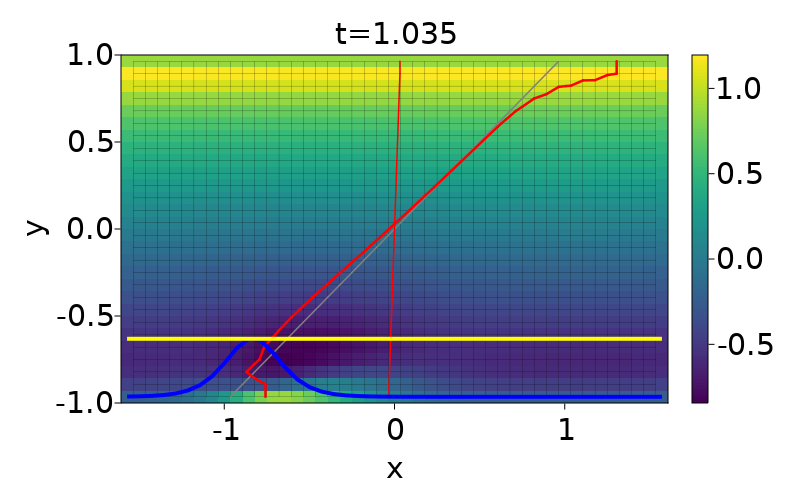

The script that saved this image:
using Revise, Flower
fontsize_theme = Theme(fontsize = 30)
set_theme!(fontsize_theme)


dx = 0.07
Ly = 2.
ny = floor(Int, Ly / dx)

Lx = pi
nx = floor(Int, Lx / dx)

dx= Lx/nx
dy= Ly/ny
@show nx,ny,dy

num = Numerical( # defined in types.jl
    # DDM parameters
    subdomains=2,
    overlaps=1,
    tolu=1e-8, # velocity
    tolp=1e-8, # pressure
    tolt=1e-8, # temperature
    x=LinRange(-Lx / 2, Lx / 2, nx + 1),
    y=LinRange(-Ly / 2, Ly / 2, ny + 1),
    # physical parameters
    Re=100.0,
    CFL=0.5, # backwards Euler
    max_iterations=30,
    u_inf=0.0,
    v_inf=1.0,
    save_every=1, #
    σ=1.0, # surface tension
    ϵ=0.05, # 
    g=0.0, # gravity
    β=0, # angle of inclination
    nb_reinit=ny,

    case="Nothing",
    shifted=-1.e-6,
    NB=4, # number of cells that the velocity is extended from the interface
    # Contact angle parameters
    Ca=0.1, # Capillary number
    λCA=3*dy, # slip lenght > dy 
    εCA=3*dx, # width
    θe=70.0, # prescribed contact angle
)

gp, gu, gv = init_meshes(num)
opS, opL, opC_TS, opC_TL, opC_pS, opC_pL, opC_uS, opC_uL, opC_vS, opC_vL, phS, phL, fwd, fwdL, fwdS = init_fields(num, gp, gu, gv)

# initial condition of the tracer 
tracer = gp.x .+ num.shifted

# default 
gu.θe[:,:] .= num.θe*pi/180.
gv.θe[:,:] .= num.θe*pi/180.
gp.θe[:,:] .= num.θe*pi/180.

# initial conditions
for i in 1:gu.nx
# velocity field with Couette profile u = y
    phL.u[:,i] .= gu.y[:,1]
end

for i in 1:gu.nx
    gu.θe[end, :] .= (i > gu.nx ÷ 2) ? 76.4 * π / 180.0 : 85.3 * π / 180.0
    gu.θe[1, :] .= (i > gu.nx ÷ 2) ? 85.3 * π / 180.0 : 76.4 * π / 180.0
end
for i in 1:gp.nx
    gp.θe[end, :] .= (i > gp.nx ÷ 2) ? 76.4 * π / 180.0 : 85.3 * π / 180.0
    gp.θe[1, :] .= (i > gp.nx ÷ 2) ? 85.3 * π / 180.0 : 76.4 * π / 180.0
end

@time run_forward_one_phase(num, gp, gu, gv, opL, opC_pL, opC_uL, opC_vL, phL, fwd, fwdL, tracer;
    periodic_x=true,
    BC_uL=Boundaries(
        left  =Boundary(t=per, f=periodic),
        right =Boundary(t=per, f=periodic),
        bottom=Boundary(t=nav, f=navier, val=0.0),
        top   =Boundary(t=nav, f=navier, val=0.0),
        ),
    BC_vL=Boundaries(
        left=  Boundary(t=per, f=periodic),
        right =Boundary(t=per, f=periodic),
        bottom=Boundary(t=nav, f=navier, val=0.0),
        top   =Boundary(t=nav, f=navier, val=0.0),
    ),
    BC_pL=Boundaries( # pressure 
        left  =Boundary(t=per, f=periodic),
        right =Boundary(t=per, f=periodic),
        bottom=Boundary(t=neu, f=neumann, val=0.0),
        top   =Boundary(t=neu, f=neumann, val=0.0),
    ),
    BC_u=Boundaries( # levelset/tracer 
        left  =Boundary(t=per, f=periodic),
        right =Boundary(t=per, f=periodic),
    ),
    advection=true,
    ns_advection=true,
    navier_stokes=true,
    levelset=true,
    verbose=true,
    adaptative_t=false,
    show_every=100
    )

time = num.max_iterations # time to plot figure 

yres = 500 # figure vertical resolutin
xres=yres*float(Lx/Ly)
fu = Figure(resolution = (xres, yres))
ax = Axis(fu[1, 1],title="t=$(round(fwd.t[time], digits=3))",xlabel="x",ylabel="y")
colsize!(fu.layout, 1, Aspect(1,float(Lx/Ly)))

hm = heatmap!(gu.x[1, :], gu.y[:, 1], fwdL.u[time, :, :]')
Colorbar(fu[1, 2], hm, label="u")

for x in gp.x[1, :]
    lines!(ax, [x, x], [minimum(gp.y), maximum(gp.y)], linewidth=0.2, color=:black)
end
for y in gp.y[:, 1]
    lines!(ax, [minimum(gp.x), maximum(gp.x)], [y, y], linewidth=0.2, color=:black)
end

mid = nx ÷ 2
lines!(fwdL.u[1,:,mid], gu.y[:,mid], color=:gray)

contour!(gp.x[1, :], gp.y[:, 1], fwdL.T[2, :, :]', levels=0:0, color=:red, linewidth=1.5, linestyle=:dotted)
contour!(gp.x[1, :], gp.y[:, 1], fwdL.T[time, :, :]', levels=0:0, color=:red, linewidth=2.5, linestyle=:solid)

# plot Young's shear stress at the bottom (blue)
yss = gu.Young[1,:];yss = yss./maximum(yss)/3
lines!(gu.x[1,:], yss.+gu.y[1, 1], color=:blue, linewidth=4)

# plot Young's shear stress at the top (blue)
yss = gu.Young[end,:];yss = yss./maximum(yss)/3
lines!(gu.x[1,:], yss.+gu.y[1, 1], color=:yellow, linewidth=4)


fname = "contact_line_Couette.png"
@show fname
Makie.save(fname, fu)